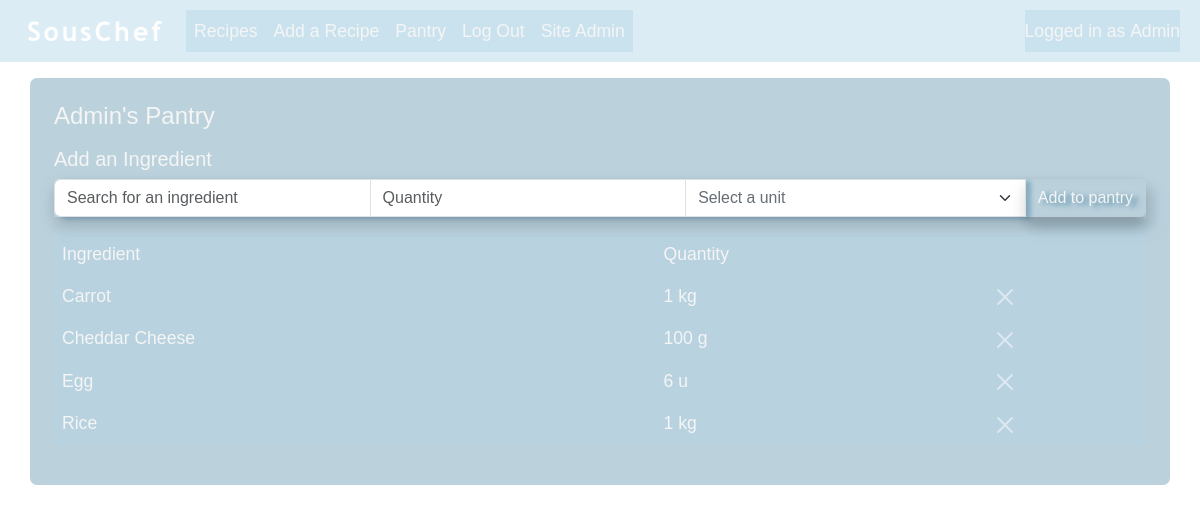
The page /pantry/ (signed in) on the database as committed earlier.
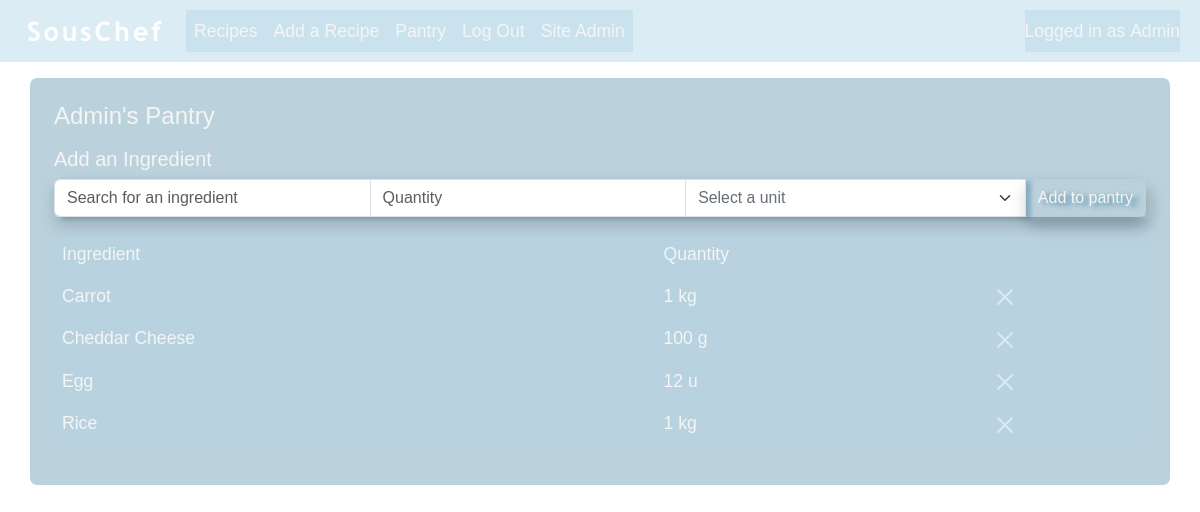
The same page on the database as committed later.
### souschef/models.py (models this page shows, shortened)
class User(AbstractUser):
    pass

class Pantry(models.Model):
    user = models.ForeignKey(User, on_delete=models.CASCADE)

class UserDashboard(models.Model):
    user_name = models.OneToOneField(User, on_delete=models.CASCADE, related_name="user_name")
    created = models.DateTimeField(auto_now_add=True)
    profile_picture = models.ImageField(upload_to="profile_pics", null=True, blank=True)
    def __str__(self):
        return f"{self.user_name}"

class Unit(models.Model):
    unit_type = models.CharField(max_length=8)
    def __str__(self):
        return self.unit_type

class PantryIngredient(models.Model):
    pantry = models.ForeignKey(Pantry, on_delete=models.CASCADE)
    name = models.ForeignKey(Ingredient, on_delete=models.CASCADE)
    quantity = models.DecimalField(max_digits=10, decimal_places=2, validators=[MinValueValidator(0)])
    unit = models.ForeignKey(Unit, on_delete=models.CASCADE)

### souschef/views.py (the view)
# urls.py: path("pantry/", views.pantry, name="pantry"),
@login_required
def pantry(request):
    if request.method == "GET":
        return pantry_get_request(request)
    elif request.method == "POST":
        return pantry_post_request(request)

### souschef/forms.py
class PantryIngredientForm(ModelForm):
    name = ModelChoiceField(
        queryset=Ingredient.objects.all(),
        to_field_name="name",
    )
    ingredient_id = IntegerField()
    class Meta:
        model = PantryIngredient
        fields = ['name', 'quantity', 'unit']
        widgets = {
            "quantity": NumberInput(attrs={"required": "required"}),
            "unit": Select(attrs={"required": "required"}),
        }

### souschef/context_processors.py (called while the page is built)
def date(request):
    today = datetime.datetime.today().date()
    date = datetime.datetime.strftime(today, '%a %d %b %Y')
    return {'date': date}

### souschef/pantry_view.py (called while the page is built)
def pantry_get_request(request):
    query = request.GET.get("query")
    if query:
        return run_query(query)
    form = PantryIngredientForm()
    pantry = Pantry.objects.filter(user=request.user)
    contents = PantryIngredient.objects.filter(pantry__in=pantry).order_by('name__name')
    if contents:
        table_data = get_table_data(contents)
        return render(request, "SousChef/pantry.html", {
            "pantry": pantry,
            "table_data": table_data,
            "form": form,
        })
    else:
        return render(request, "SousChef/pantry.html", {
            "pantry": pantry,
            "form": form,
        })

### souschef/utils.py (called while the page is built)
def get_table_data(contents):
    table_data = []
    for item in contents:
        row = [
            item.name.name.title(),
            item.quantity,
            item.unit,
            item.name.id,
            item.id
        ]
        table_data.append(row)
    return table_data

### souschef/templates/souschef/pantry.html (shortened to what this page needs)
{% extends "SousChef/layout.html" %}
{% load custom_filters %}
{% block body %}
    <div class="container bg-custom mt-2 p-4">
        <div class="row mb-2">
            {% for p in pantry %}
                <h4>{{ p.user.user_name }}'s Pantry</h4>
            {% endfor %}
        </div>
        <div class="row">
            <h5>Add an Ingredient</h5>
            <form id="pantryIngredientForm" method="POST" action="{% url 'pantry' %}">
                <div class="input-group shadow mb-3">
                    <input id="searchBox" autocomplete="off" class="form-control search-box" name="name" placeholder="Search for an ingredient" type="text" required>
                    <input type="number" step="0.01" class="form-control" name="quantity" placeholder="Quantity" aria-label="Quantity" required>
                    <select class="form-control form-select" name="unit" required>
                        <option value="" selected disabled>Select a unit</option>
                    </select>
                    <button class="btn btn-custom shadow" type="submit">Add to pantry</button>
                </div>
            </form>
        </div>
    <div class="row">
        <div class="table-responsive">
            <table class="table table-borderless table-hover">
                <thead>
                    <tr>
                        <th class="fw-medium">Ingredient</th>
                        <th class="fw-medium">Quantity</th>
                        <th></th>
                    </tr>
                </thead>
                <tbody>
                    {% if table_data %}
                        {% for row in table_data %}
                        <form type="hidden" method="POST" action="{% url 'pantry_delete' %}">
                            <tr>
                                <td><a href="{% url 'ingredient' row.3 %}">{{ row.0 }}</a></td>
                                <td>{{ row.1|floatformat }} {{ row.2 }}</td>
                                <td data-bs-theme="dark">
                                    <button type="submit" class="btn btn-close"></button>
                                </td>
                            </tr>
                        </form>
                        {% endfor %}
                    {% else %}
                        <tr>
                            <td class="text-center" colspan="3">You might want to go shopping!</td>
                        </tr>
                    {% endif %}
                </tbody>
            </table>
        </div>
    </div>
{% endblock %}

### souschef/templates/souschef/layout.html (shortened to what this page needs)
{% load static %}
<!DOCTYPE html>
<html lang="en">
    <head>
        <link href="https://cdnjs.cloudflare.com/ajax/libs/cropperjs/1.6.2/cropper.css" rel="stylesheet">
        <link href="https://cdn.jsdelivr.net/npm/bootstrap@5.3.3/dist/css/bootstrap.min.css" rel="stylesheet">
        <link href="{% static 'styles.css' %}" rel="stylesheet">
    </head>
    <body>
        <nav class="navbar navbar-expand-lg nav-colours pt-2 mb-3">
            <div class="container-fluid ms-2">
                <a class="navbar-brand" href="{% url 'index' %}">
                    <img src="{% static 'images/souschef.png' %}" alt="Logo" width="150" height="auto" class="d-inline-block p-2">
                </a>
                <div class="collapse navbar-collapse" id="toggle">
                    <ul class="navbar-nav me-auto mb-3 mb-lg-0 nav-colours">
                        <li class="nav-item">
                            <a class="nav-link" href="{% url 'recipes' %}">Recipes</a>
                        </li>
                        {% if user.is_authenticated %}
                            <li class="nav-item">
                                <a class="nav-link" href="{% url 'add_recipe' %}">Add a Recipe</a>
                            </li>
                            <li class="nav-item">
                                <a class="nav-link" href="{% url 'pantry' %}">Pantry</a>
                            </li>
                            <li class="nav-item">
                                <a class="nav-link" href="{% url 'logout' %}">Log Out</a>
                            </li>
                        {% endif %}
                        {% if user.is_staff %}
                            <li class="nav-item">
                                <a class="nav-link" href="/admin/">Site Admin</a>
                            </li>
                        {% endif %}
                    </ul>
                    <div class="me-2 nav-colours">
                        {% if user.is_authenticated %}
                            <div class="navbar-text d-flex align-items-center">
                                Logged in as<a class="nav-link custom-ms" href="{% url 'user_dashboard' %}">{{ user.username }}</a>
                            </div>
                        {% else %}
                            <span class="navbar-text">Not logged in</span>
                        {% endif %}
                    </div>
                </div>
            </div>
        </nav>
        {% block body %}
        {% endblock %}
    </body>
</html>

### souschef/static/styles.css (style rules this page uses)
a { text-decoration: none; color: whitesmoke; }
.bg-custom { background-color: rgba(85, 140, 167, 0.4); border-radius: 7px; min-height: 300px; }
body { background-image: url("/static/images/background.jpg"); background-position: center; background-repeat: repeat; background-attachment: fixed; background-size: 2000px; color: whitesmoke; font-family: 'sofiapro-light', 'Helvetica', 'Arial', sans-serif; font-size: 1.1rem; }
.btn-custom { color: whitesmoke; }
.custom-ms { margin-left: 0.3rem; }
.form-control { color: #666d74; }
.form-select { font-size: 0.9em; color: #666d74; }
input::placeholder { font-size: 1em; }
.nav-colours { background-color: rgba(177, 213, 231, 0.45); }
.navbar-text { color: whitesmoke; }
.nav-link { color: whitesmoke !important; }
#searchBox { position: relative; z-index: 2; }
.shadow { filter: drop-shadow(5px 2px 2px #558ca780); }
.table { --bs-table-bg: rgba(177, 213, 231, 0.3); --bs-table-color: whitesmoke; --bs-table-hover-color: #ddeff8; --bs-table-hover-bg: rgba(38, 65, 79, 0.075); }
ul { list-style: none; padding-left: 0.1rem; }

Rows that differ between the two databases and show on the page:
changed through a linked row, Unit (number 3 of 3 on the later page): quantity "6" → "12"
